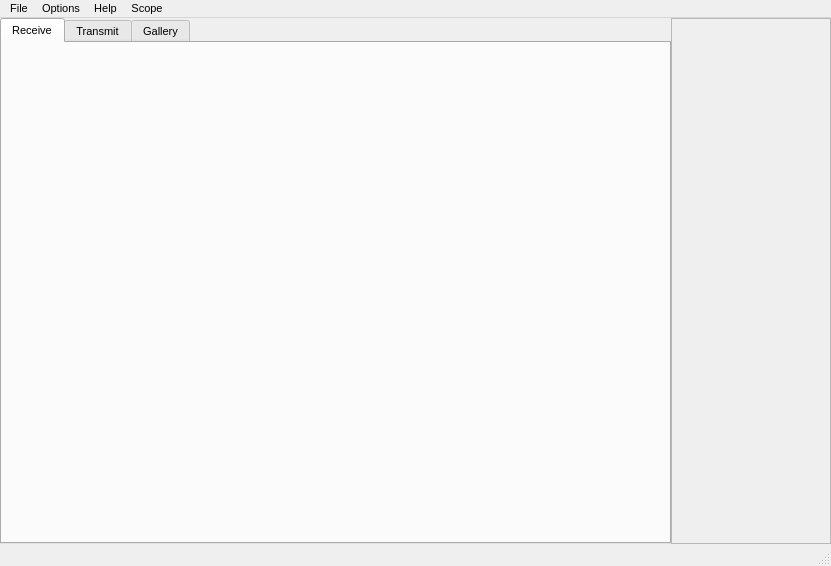
<?xml version="1.0" encoding="UTF-8"?>
<ui version="4.0">
 <class>MainWindow</class>
 <widget class="QMainWindow" name="MainWindow">
  <property name="geometry">
   <rect>
    <x>0</x>
    <y>0</y>
    <width>831</width>
    <height>566</height>
   </rect>
  </property>
  <property name="font">
   <font>
    <pointsize>8</pointsize>
    <weight>50</weight>
    <italic>false</italic>
    <bold>false</bold>
   </font>
  </property>
  <property name="windowTitle">
   <string>MainWindow</string>
  </property>
  <property name="tabShape">
   <enum>QTabWidget::Rounded</enum>
  </property>
  <widget class="QWidget" name="centralwidget">
   <layout class="QHBoxLayout" name="horizontalLayout">
    <property name="spacing">
     <number>0</number>
    </property>
    <property name="leftMargin">
     <number>0</number>
    </property>
    <property name="topMargin">
     <number>0</number>
    </property>
    <property name="rightMargin">
     <number>0</number>
    </property>
    <property name="bottomMargin">
     <number>0</number>
    </property>
    <item>
     <widget class="QTabWidget" name="maintabWidget">
      <property name="font">
       <font>
        <weight>50</weight>
        <italic>false</italic>
        <bold>false</bold>
       </font>
      </property>
      <property name="tabShape">
       <enum>QTabWidget::Rounded</enum>
      </property>
      <property name="currentIndex">
       <number>0</number>
      </property>
      <widget class="QWidget" name="rxTab">
       <property name="font">
        <font>
         <weight>50</weight>
         <bold>false</bold>
        </font>
       </property>
       <attribute name="title">
        <string>Receive</string>
       </attribute>
       <layout class="QVBoxLayout" name="verticalLayout_2">
        <property name="spacing">
         <number>1</number>
        </property>
        <property name="leftMargin">
         <number>1</number>
        </property>
        <property name="topMargin">
         <number>1</number>
        </property>
        <property name="rightMargin">
         <number>1</number>
        </property>
        <property name="bottomMargin">
         <number>1</number>
        </property>
        <item>
         <widget class="rxWidget" name="rxWindow" native="true"/>
        </item>
       </layout>
      </widget>
      <widget class="QWidget" name="txTab">
       <attribute name="title">
        <string>Transmit</string>
       </attribute>
       <layout class="QVBoxLayout" name="verticalLayout_3">
        <property name="spacing">
         <number>1</number>
        </property>
        <property name="leftMargin">
         <number>1</number>
        </property>
        <property name="topMargin">
         <number>1</number>
        </property>
        <property name="rightMargin">
         <number>1</number>
        </property>
        <property name="bottomMargin">
         <number>1</number>
        </property>
        <item>
         <widget class="txWidget" name="txWindow" native="true"/>
        </item>
       </layout>
      </widget>
      <widget class="QWidget" name="galleryTab">
       <attribute name="title">
        <string>Gallery</string>
       </attribute>
       <layout class="QVBoxLayout" name="verticalLayout_4">
        <property name="spacing">
         <number>1</number>
        </property>
        <property name="leftMargin">
         <number>1</number>
        </property>
        <property name="topMargin">
         <number>1</number>
        </property>
        <property name="rightMargin">
         <number>1</number>
        </property>
        <property name="bottomMargin">
         <number>1</number>
        </property>
        <item>
         <widget class="galleryWidget" name="galleryWindow" native="true"/>
        </item>
       </layout>
      </widget>
     </widget>
    </item>
    <item>
     <widget class="spectrumWidget" name="spectrumFrame">
      <property name="sizePolicy">
       <sizepolicy hsizetype="Fixed" vsizetype="Preferred">
        <horstretch>0</horstretch>
        <verstretch>0</verstretch>
       </sizepolicy>
      </property>
      <property name="minimumSize">
       <size>
        <width>160</width>
        <height>0</height>
       </size>
      </property>
      <property name="maximumSize">
       <size>
        <width>180</width>
        <height>16777215</height>
       </size>
      </property>
      <property name="frameShape">
       <enum>QFrame::StyledPanel</enum>
      </property>
      <property name="frameShadow">
       <enum>QFrame::Raised</enum>
      </property>
     </widget>
    </item>
   </layout>
  </widget>
  <widget class="QMenuBar" name="menubar">
   <property name="geometry">
    <rect>
     <x>0</x>
     <y>0</y>
     <width>831</width>
     <height>22</height>
    </rect>
   </property>
   <property name="font">
    <font>
     <weight>50</weight>
     <bold>false</bold>
    </font>
   </property>
   <widget class="QMenu" name="menuFile">
    <property name="title">
     <string>File</string>
    </property>
    <addaction name="actionSaveWaterfallImage"/>
    <addaction name="separator"/>
    <addaction name="actionExit"/>
    <addaction name="actionTxTestPattern"/>
   </widget>
   <widget class="QMenu" name="menuOptions">
    <property name="title">
     <string>Options</string>
    </property>
    <addaction name="actionConfigure"/>
    <addaction name="actionCalibrate"/>
    <addaction name="separator"/>
    <addaction name="actionLogSettings"/>
    <addaction name="actionResetLog"/>
    <addaction name="actionDumpSamplesPerLine"/>
   </widget>
   <widget class="QMenu" name="menuHelp">
    <property name="title">
     <string>Help</string>
    </property>
    <addaction name="actionAboutQSSTV"/>
    <addaction name="actionAboutQt"/>
    <addaction name="actionUsersGuide"/>
    <addaction name="actionSstvHandbook"/>
   </widget>
   <widget class="QMenu" name="menuScope">
    <property name="title">
     <string>Scope</string>
    </property>
    <addaction name="actionShowDataScope"/>
    <addaction name="actionShowSyncScopeNarrow"/>
    <addaction name="actionShowSyncScopeWide"/>
    <addaction name="actionScopeOffset"/>
    <addaction name="actionClearScope"/>
   </widget>
   <addaction name="menuFile"/>
   <addaction name="menuOptions"/>
   <addaction name="menuHelp"/>
   <addaction name="menuScope"/>
  </widget>
  <widget class="QStatusBar" name="statusBar">
   <property name="minimumSize">
    <size>
     <width>0</width>
     <height>0</height>
    </size>
   </property>
   <property name="maximumSize">
    <size>
     <width>16777215</width>
     <height>16777215</height>
    </size>
   </property>
  </widget>
  <action name="actionExit">
   <property name="text">
    <string>Exit</string>
   </property>
  </action>
  <action name="actionConfigure">
   <property name="text">
    <string>Configuration</string>
   </property>
  </action>
  <action name="actionDumpSamplesPerLine">
   <property name="text">
    <string>Dump Samples Per Line</string>
   </property>
  </action>
  <action name="actionCalibrate">
   <property name="text">
    <string>Calibrate</string>
   </property>
  </action>
  <action name="actionShowDataScope">
   <property name="text">
    <string>Show Data Scope</string>
   </property>
  </action>
  <action name="actionLogSettings">
   <property name="text">
    <string>Log Settings</string>
   </property>
  </action>
  <action name="actionResetLog">
   <property name="text">
    <string>Reset Log</string>
   </property>
  </action>
  <action name="actionAboutQSSTV">
   <property name="text">
    <string>About QSSTV</string>
   </property>
  </action>
  <action name="actionAboutQt">
   <property name="text">
    <string>About Qt</string>
   </property>
  </action>
  <action name="actionUsersGuide">
   <property name="text">
	<string>Users Guide</string>
   </property>
  </action>
  <action name="actionSstvHandbook">
   <property name="text">
	<string>SSTV handbook</string>
   </property>
  </action>
  <action name="actionShowSyncScopeNarrow">
   <property name="text">
    <string>Show Sync Scope Narrow</string>
   </property>
  </action>
  <action name="actionScopeOffset">
   <property name="text">
    <string>Scope Offset</string>
   </property>
  </action>
  <action name="actionShowSyncScopeWide">
   <property name="text">
    <string>Show Sync Scope Wide</string>
   </property>
  </action>
  <action name="actionTxTestPattern">
   <property name="text">
    <string>TX Test Pattern</string>
   </property>
  </action>
  <action name="actionClearScope">
   <property name="text">
    <string>Clear</string>
   </property>
  </action>
  <action name="actionFullScreen">
   <property name="enabled">
    <bool>true</bool>
   </property>
   <property name="text">
    <string>&amp;Full Screen</string>
   </property>
   <property name="shortcutContext">
    <enum>Qt::WidgetShortcut</enum>
   </property>
   <property name="autoRepeat">
    <bool>false</bool>
   </property>
  </action>
  <action name="actionSaveWaterfallImage">
   <property name="text">
    <string>Save Waterfall Image</string>
   </property>
  </action>
  <action name="actionBigTransfer">
   <property name="text">
    <string>BigTransfer</string>
   </property>
  </action>
 </widget>
 <customwidgets>
  <customwidget>
   <class>rxWidget</class>
   <extends>QWidget</extends>
   <header>rxwidget.h</header>
   <container>1</container>
  </customwidget>
  <customwidget>
   <class>txWidget</class>
   <extends>QWidget</extends>
   <header>txwidget.h</header>
   <container>1</container>
  </customwidget>
  <customwidget>
   <class>galleryWidget</class>
   <extends>QWidget</extends>
   <header>gallerywidget.h</header>
   <container>1</container>
  </customwidget>
  <customwidget>
   <class>spectrumWidget</class>
   <extends>QFrame</extends>
   <header>spectrumwidget.h</header>
   <container>1</container>
  </customwidget>
 </customwidgets>
 <resources/>
 <connections/>
</ui>
